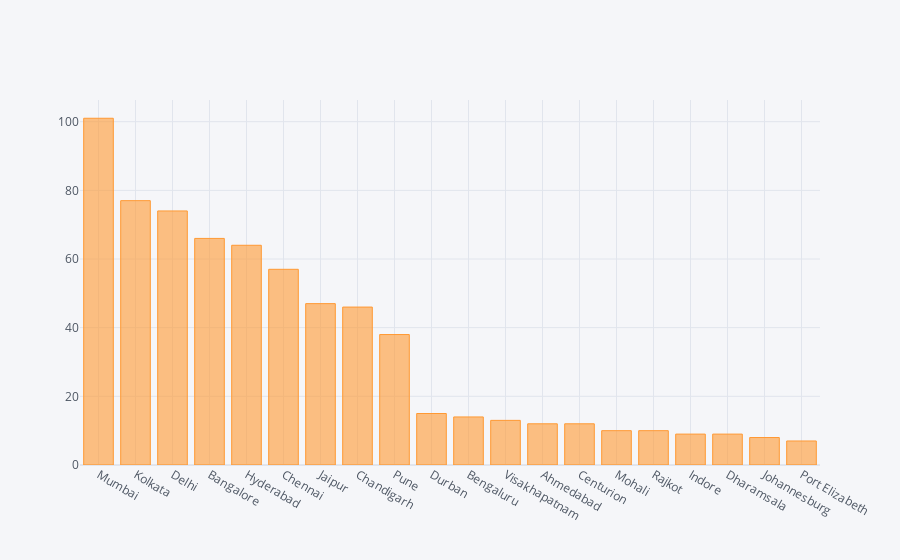

Notebook cell for this chart:
### Code cell
city[:20].iplot(kind = 'bar')

### Figure 1 — Plotly figure (JSON) as saved in the notebook; plotly's stock layout.template omitted (floating-point values rounded to 4 significant figures)
{"data": [{"marker": {"color": "rgba(255, 153, 51, 0.6)", "line": {"color": "rgba(255, 153, 51, 1.0)", "width": 1}}, "name": "city", "orientation": "v", "text": "", "type": "bar", "x": ["Mumbai", "Kolkata", "Delhi", "Bangalore", "Hyderabad", "Chennai", "Jaipur", "Chandigarh", "Pune", "Durban", "Bengaluru", "Visakhapatnam", "Ahmedabad", "Centurion", "Mohali", "Rajkot", "Indore", "Dharamsala", "Johannesburg", "Port Elizabeth"], "y": [101, 77, 74, 66, 64, 57, 47, 46, 38, 15, 14, 13, 12, 12, 10, 10, 9, 9, 8, 7]}], "layout": {"legend": {"bgcolor": "#F5F6F9", "font": {"color": "#4D5663"}}, "paper_bgcolor": "#F5F6F9", "plot_bgcolor": "#F5F6F9", "title": {"font": {"color": "#4D5663"}}, "xaxis": {"gridcolor": "#E1E5ED", "showgrid": true, "tickfont": {"color": "#4D5663"}, "title": {"font": {"color": "#4D5663"}, "text": ""}, "zerolinecolor": "#E1E5ED"}, "yaxis": {"gridcolor": "#E1E5ED", "showgrid": true, "tickfont": {"color": "#4D5663"}, "title": {"font": {"color": "#4D5663"}, "text": ""}, "zerolinecolor": "#E1E5ED"}}}
